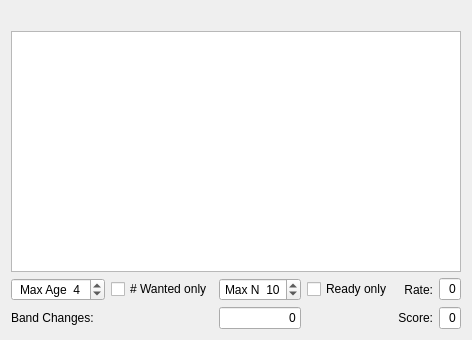
<?xml version="1.0" encoding="UTF-8"?>
<ui version="4.0">
 <class>ActiveStations</class>
 <widget class="QWidget" name="ActiveStations">
  <property name="geometry">
   <rect>
    <x>0</x>
    <y>0</y>
    <width>400</width>
    <height>340</height>
   </rect>
  </property>
  <property name="windowTitle">
   <string>Message Averaging</string>
  </property>
  <layout class="QVBoxLayout" name="verticalLayout">
   <item>
    <layout class="QGridLayout" name="gridLayout">
     <item row="2" column="0">
      <layout class="QGridLayout" name="gridLayout_2" columnstretch="1,0,1,0,0,1">
       <item row="1" column="0">
        <widget class="QLabel" name="label_3">
         <property name="text">
          <string>Band Changes:</string>
         </property>
         <property name="alignment">
          <set>Qt::AlignLeading|Qt::AlignLeft|Qt::AlignVCenter</set>
         </property>
        </widget>
       </item>
       <item row="1" column="5">
        <widget class="QLineEdit" name="score">
         <property name="toolTip">
          <string>&lt;html&gt;&lt;head/&gt;&lt;body&gt;&lt;p&gt;Total score accumulated since most recent reset of Cabrillo log.&lt;/p&gt;&lt;/body&gt;&lt;/html&gt;</string>
         </property>
         <property name="text">
          <string>0</string>
         </property>
         <property name="alignment">
          <set>Qt::AlignRight|Qt::AlignTrailing|Qt::AlignVCenter</set>
         </property>
         <property name="readOnly">
          <bool>true</bool>
         </property>
        </widget>
       </item>
       <item row="0" column="5">
        <widget class="QLineEdit" name="rate">
         <property name="maximumSize">
          <size>
           <width>16777215</width>
           <height>16777215</height>
          </size>
         </property>
         <property name="toolTip">
          <string>&lt;html&gt;&lt;head/&gt;&lt;body&gt;&lt;p&gt;Points logged during the past hour.&lt;/p&gt;&lt;/body&gt;&lt;/html&gt;</string>
         </property>
         <property name="text">
          <string>0</string>
         </property>
         <property name="alignment">
          <set>Qt::AlignRight|Qt::AlignTrailing|Qt::AlignVCenter</set>
         </property>
         <property name="readOnly">
          <bool>true</bool>
         </property>
        </widget>
       </item>
       <item row="0" column="3">
        <widget class="QCheckBox" name="cbReadyOnly">
         <property name="toolTip">
          <string>&lt;html&gt;&lt;head/&gt;&lt;body&gt;&lt;p&gt;Check this box to show only stations ready to be called.&lt;/p&gt;&lt;/body&gt;&lt;/html&gt;</string>
         </property>
         <property name="text">
          <string>Ready only</string>
         </property>
        </widget>
       </item>
       <item row="0" column="1">
        <widget class="QCheckBox" name="cbWantedOnly">
         <property name="visible">
          <bool>false</bool>
         </property>
         <property name="text">
          <string># Wanted only</string>
         </property>
        </widget>
       </item>
       <item row="1" column="4">
        <widget class="QLabel" name="label_2">
         <property name="text">
          <string>Score:</string>
         </property>
         <property name="alignment">
          <set>Qt::AlignRight|Qt::AlignTrailing|Qt::AlignVCenter</set>
         </property>
        </widget>
       </item>
       <item row="0" column="4">
        <widget class="QLabel" name="label">
         <property name="text">
          <string>Rate:</string>
         </property>
         <property name="alignment">
          <set>Qt::AlignRight|Qt::AlignTrailing|Qt::AlignVCenter</set>
         </property>
        </widget>
       </item>
       <item row="0" column="0">
        <widget class="QSpinBox" name="sbMaxAge">
         <property name="sizePolicy">
          <sizepolicy hsizetype="Expanding" vsizetype="Fixed">
           <horstretch>0</horstretch>
           <verstretch>0</verstretch>
          </sizepolicy>
         </property>
         <property name="minimumSize">
          <size>
           <width>0</width>
           <height>0</height>
          </size>
         </property>
         <property name="maximumSize">
          <size>
           <width>16777215</width>
           <height>16777215</height>
          </size>
         </property>
         <property name="toolTip">
          <string>&lt;html&gt;&lt;head/&gt;&lt;body&gt;&lt;p&gt;Set maximum elapsed number of T/R sequences.&lt;/p&gt;&lt;/body&gt;&lt;/html&gt;</string>
         </property>
         <property name="alignment">
          <set>Qt::AlignCenter</set>
         </property>
         <property name="prefix">
          <string>Max Age  </string>
         </property>
         <property name="minimum">
          <number>0</number>
         </property>
         <property name="maximum">
          <number>60</number>
         </property>
         <property name="value">
          <number>4</number>
         </property>
        </widget>
       </item>
       <item row="0" column="2">
        <widget class="QSpinBox" name="sbMaxRecent">
         <property name="sizePolicy">
          <sizepolicy hsizetype="Expanding" vsizetype="Fixed">
           <horstretch>0</horstretch>
           <verstretch>0</verstretch>
          </sizepolicy>
         </property>
         <property name="minimumSize">
          <size>
           <width>0</width>
           <height>0</height>
          </size>
         </property>
         <property name="toolTip">
          <string>&lt;html&gt;&lt;head/&gt;&lt;body&gt;&lt;p&gt;Set maximum number of displayed lines.&lt;/p&gt;&lt;/body&gt;&lt;/html&gt;</string>
         </property>
         <property name="alignment">
          <set>Qt::AlignCenter</set>
         </property>
         <property name="prefix">
          <string>Max N  </string>
         </property>
         <property name="maximum">
          <number>50</number>
         </property>
         <property name="value">
          <number>10</number>
         </property>
        </widget>
       </item>
       <item row="1" column="2">
        <widget class="QLineEdit" name="bandChanges">
         <property name="toolTip">
          <string>&lt;html&gt;&lt;head/&gt;&lt;body&gt;&lt;p&gt;Number of band changes during the past hour.&lt;/p&gt;&lt;/body&gt;&lt;/html&gt;</string>
         </property>
         <property name="text">
          <string>0</string>
         </property>
         <property name="alignment">
          <set>Qt::AlignRight|Qt::AlignTrailing|Qt::AlignVCenter</set>
         </property>
         <property name="readOnly">
          <bool>true</bool>
         </property>
        </widget>
       </item>
      </layout>
     </item>
     <item row="1" column="0">
      <widget class="QPlainTextEdit" name="RecentStationsPlainTextEdit">
       <property name="sizePolicy">
        <sizepolicy hsizetype="Expanding" vsizetype="Expanding">
         <horstretch>0</horstretch>
         <verstretch>1</verstretch>
        </sizepolicy>
       </property>
       <property name="toolTip">
        <string>&lt;html&gt;&lt;head/&gt;&lt;body&gt;&lt;p&gt;Click on a line to call that station. &lt;/p&gt;&lt;p&gt;When using QMAP, single click to transfer QSO data and sked frequency to WSJT-X, and double click to call that station.&lt;/p&gt;&lt;/body&gt;&lt;/html&gt;</string>
       </property>
      </widget>
     </item>
     <item row="0" column="0">
      <widget class="QLabel" name="header_label2">
       <property name="text">
        <string/>
       </property>
      </widget>
     </item>
    </layout>
   </item>
  </layout>
 </widget>
 <resources/>
 <connections/>
</ui>
